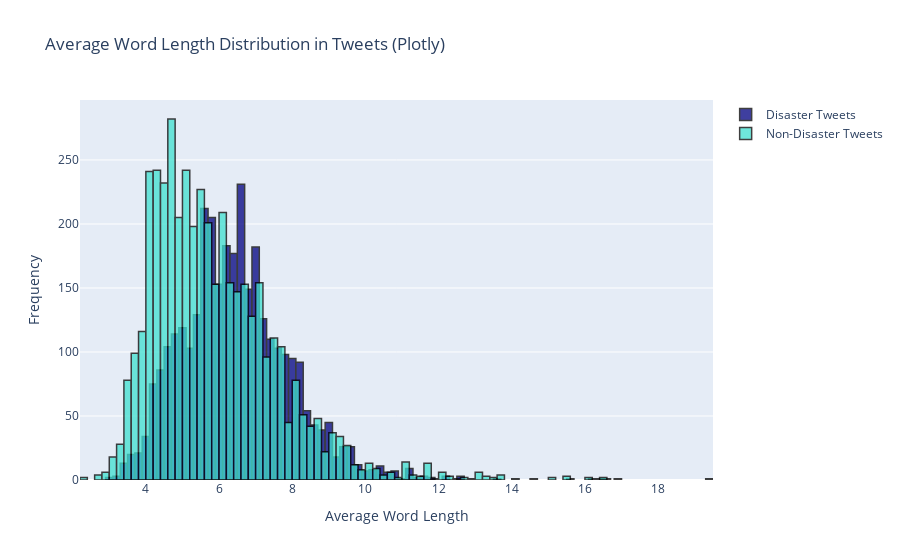

The cell this chart's notebook holds for it:
### Code cell
#Plotly trace
disaster_hist_trace = go.Histogram(
    x=avg_word_len_disaster,
    name='Disaster Tweets',
    marker=dict(color='navy', line=dict(color='black', width=1.5)),
    opacity=0.75,
    xbins=dict(size=0.2)
)

non_disaster_hist_trace = go.Histogram(
    x=avg_word_len_non_disaster,
    name='Non-Disaster Tweets',
    marker=dict(color='turquoise', line=dict(color='black', width=1.5)),
    opacity=0.75,
    xbins=dict(size=0.2)
)

fig = go.Figure(data=[disaster_hist_trace, non_disaster_hist_trace])

# Update layout
fig.update_layout(
    title="Average Word Length Distribution in Tweets (Plotly)",
    xaxis_title="Average Word Length",
    yaxis_title="Frequency",
    barmode='overlay'
)

# Showing figure
fig.show()

### Figure 1 — Plotly figure (JSON) as saved in the notebook; plotly's stock layout.template omitted (floating-point values rounded to 4 significant figures; data arrays with more than 128 entries replaced by an {"elided": "..."} marker saying what was removed)
{"data": [{"marker": {"color": "navy", "line": {"color": "black", "width": 1.5}}, "name": "Disaster Tweets", "opacity": 0.75, "type": "histogram", "x": {"elided": "3271 float values"}, "xbins": {"size": 0.2}}, {"marker": {"color": "turquoise", "line": {"color": "black", "width": 1.5}}, "name": "Non-Disaster Tweets", "opacity": 0.75, "type": "histogram", "x": {"elided": "4342 float values"}, "xbins": {"size": 0.2}}], "layout": {"barmode": "overlay", "title": {"text": "Average Word Length Distribution in Tweets (Plotly)"}, "xaxis": {"title": {"text": "Average Word Length"}}, "yaxis": {"title": {"text": "Frequency"}}}}
